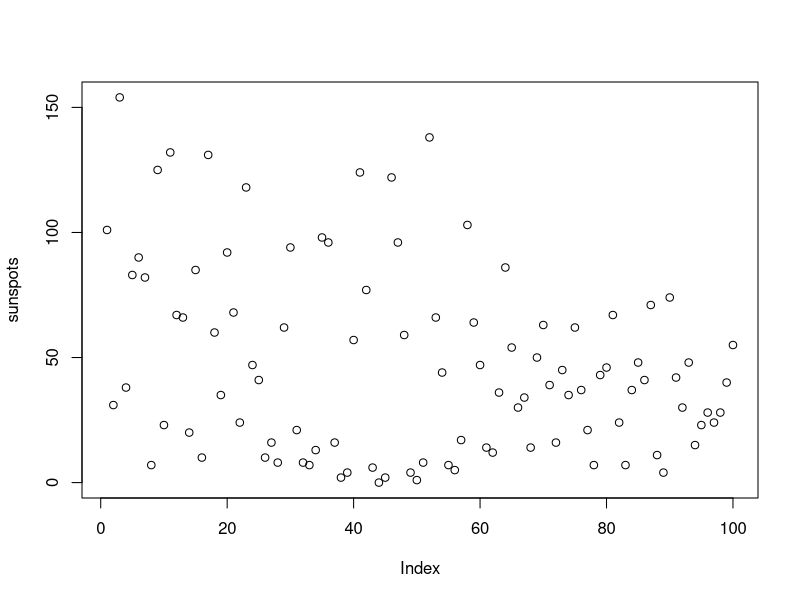

This figure's R source:
sunspots <- c(
				101, 31, 154, 38, 83, 90, 82, 7, 125, 23, 132, 67,
				66, 20, 85, 10, 131, 60, 35, 92, 68, 24, 118, 47,
				41, 10, 16, 8, 62, 94, 21, 8, 7, 13, 98, 96, 16,
				2, 4, 57, 124, 77, 6, 0, 2, 122, 96, 59, 4, 1, 8,
				138, 66, 44, 7, 5, 17, 103, 64, 47, 14, 12, 36,
				86, 54, 30, 34, 14, 50, 63, 39, 16, 45, 35, 62,
				37, 21, 7, 43, 46, 67, 24, 7, 37, 48, 41, 71, 11,
				4, 74, 42, 30, 48, 15, 23, 28, 24, 28, 40, 55)

plot(sunspots)
stem(sunspots)
# One can see from the plots that there was usually a smaller
# number of sunspots - around 45.
# This is confirmed by the mean value and the range of the sample.
mean(sunspots)
c(min(sunspots), max(sunspots))
